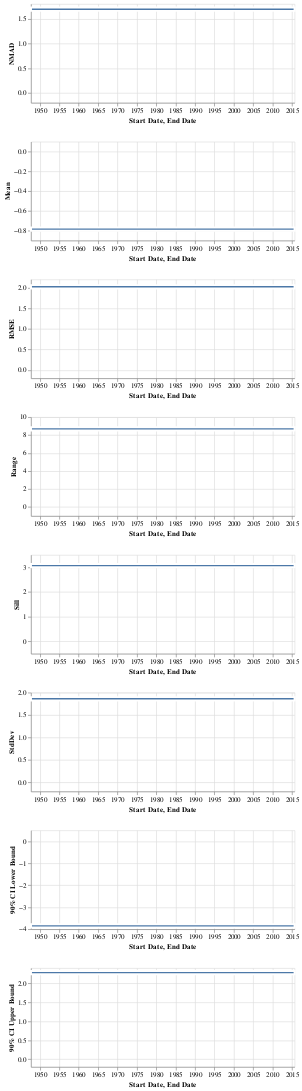

Notebook cell for this chart:
### Code cell
alt.Chart(results_df.query("bounding == True").drop(columns=["Interval", "90% CI"])).mark_bar(
    strokeWidth = 3,
    stroke="white",
).encode(
    alt.X("Start Date:T"),
    alt.X2("End Date:T"),
    alt.Y(alt.repeat("row"), type='quantitative'),
).properties(
    # width=200,
    height=150
).repeat(
    row=['NMAD', 'Mean', 'RMSE', 'Range', 'Sill', 'StdDev', '90% CI Lower Bound', '90% CI Upper Bound']
)
# chart.save(os.path.join(plot_output_dir, "uncertainty_results.png"), scale_factor=2.0)

### Figure 1 — Vega-Lite specification as saved in the notebook (floating-point values rounded to 4 significant figures)
{"config": {"view": {"continuousWidth": 400, "continuousHeight": 300}}, "repeat": {"row": ["NMAD", "Mean", "RMSE", "Range", "Sill", "StdDev", "90% CI Lower Bound", "90% CI Upper Bound"]}, "spec": {"data": {"name": "data-7e6b74791947d75bf1d49bfcee595c56"}, "mark": {"type": "bar", "stroke": "white", "strokeWidth": 3}, "encoding": {"x": {"field": "Start Date", "type": "temporal"}, "x2": {"field": "End Date"}, "y": {"field": {"repeat": "row"}, "type": "quantitative"}}, "height": 150}, "$schema": "https://vega.github.io/schema/vega-lite/v4.17.0.json", "datasets": {"data-7e6b74791947d75bf1d49bfcee595c56": [{"Range": 8.693, "Sill": 3.067, "NMAD": 1.693, "Mean": -0.7843, "Median": -0.8047, "RMSE": 2.021, "StdDev": 1.863, "Max": 21.76, "Min": -34.09, "Count of stable pixels": 172384, "Count of all pixels": 2271006, "Outlier lower limit": -50, "Outlier upper limit": 50, "pre-filter": {"NMAD": 1.693, "Mean": -0.7843, "Median": -0.8047, "RMSE": 2.021, "StdDev": 1.863, "Max": 21.76, "Min": -34.09, "Count of stable pixels": 172384, "Count of all pixels": 2272650}, "Percentage all pixels filtered/removed": 0.0007234, "Percentage stable pixels filtered/removed": 0.0, "bounding": true, "Start Date": "1947-09-14T00:00:00", "End Date": "2015-09-01T00:00:00", "90% CI Lower Bound": -3.848, "90% CI Upper Bound": 2.28}]}}
